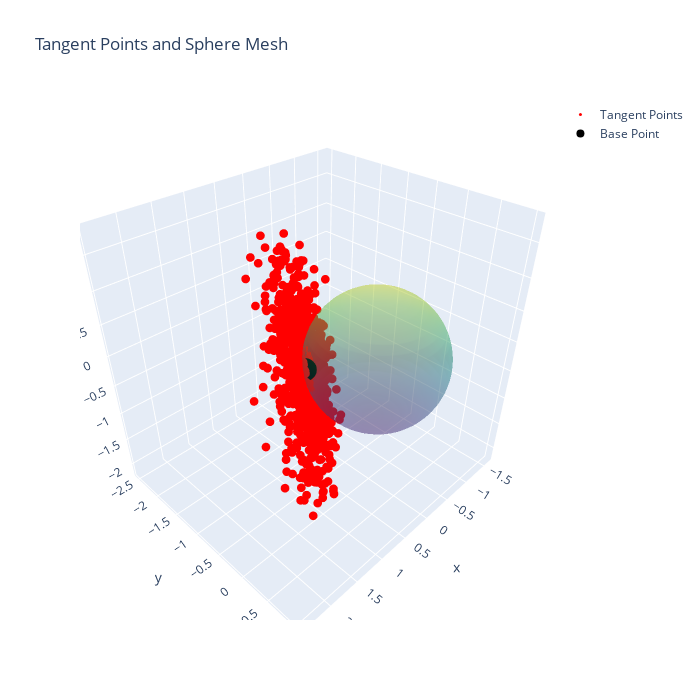

Source (notebook cell):
### Code cell
# Sphere mesh
theta, phi = np.mgrid[0:2*np.pi:50j, 0:np.pi:25j]
xs = np.cos(theta)*np.sin(phi)
ys = np.sin(theta)*np.sin(phi)
zs = np.cos(phi)

tangent_points = tangent_vectors + x

fig = go.Figure()

# Sphere surface
fig.add_trace(go.Surface(x=xs, y=ys, z=zs, opacity=0.3, colorscale='Viridis', showscale=False))

# Projected points
fig.add_trace(go.Scatter3d(x=tangent_points[:,0], y=tangent_points[:,1], z=tangent_points[:,2],
                           mode='markers', marker=dict(size=3, color='red'), name='Tangent Points'))

# Base point
fig.add_trace(go.Scatter3d(x=[x[0]], y=[x[1]], z=[x[2]],
                           mode='markers', marker=dict(size=8, color='black'), name='Base Point'))

fig.update_layout(
    scene=dict(
        aspectmode='data',
    ),
    width=700, 
    height=700,
    title='Tangent Points and Sphere Mesh'
)

fig.show()

### Figure 1 — Plotly figure (JSON) as saved in the notebook; plotly's stock layout.template omitted (floating-point values rounded to 4 significant figures; data arrays with more than 128 entries replaced by an {"elided": "..."} marker saying what was removed)
{"data": [{"colorscale": [[0, "#440154"], [0.1111, "#482878"], [0.2222, "#3e4989"], [0.3333, "#31688e"], [0.4444, "#26828e"], [0.5556, "#1f9e89"], [0.6667, "#35b779"], [0.7778, "#6ece58"], [0.8889, "#b5de2b"], [1, "#fde725"]], "opacity": 0.3, "showscale": false, "type": "surface", "x": {"elided": "50x25 float values"}, "y": {"elided": "50x25 float values"}, "z": {"elided": "50x25 float values"}}, {"marker": {"color": "red", "size": 3}, "mode": "markers", "name": "Tangent Points", "type": "scatter3d", "x": {"elided": "1000 float values"}, "y": {"elided": "1000 float values"}, "z": {"elided": "1000 float values"}}, {"marker": {"color": "black", "size": 8}, "mode": "markers", "name": "Base Point", "type": "scatter3d", "x": [0.6099], "y": [-0.7546], "z": [-0.2418]}], "layout": {"height": 700, "scene": {"aspectmode": "data"}, "title": {"text": "Tangent Points and Sphere Mesh"}, "width": 700}}
